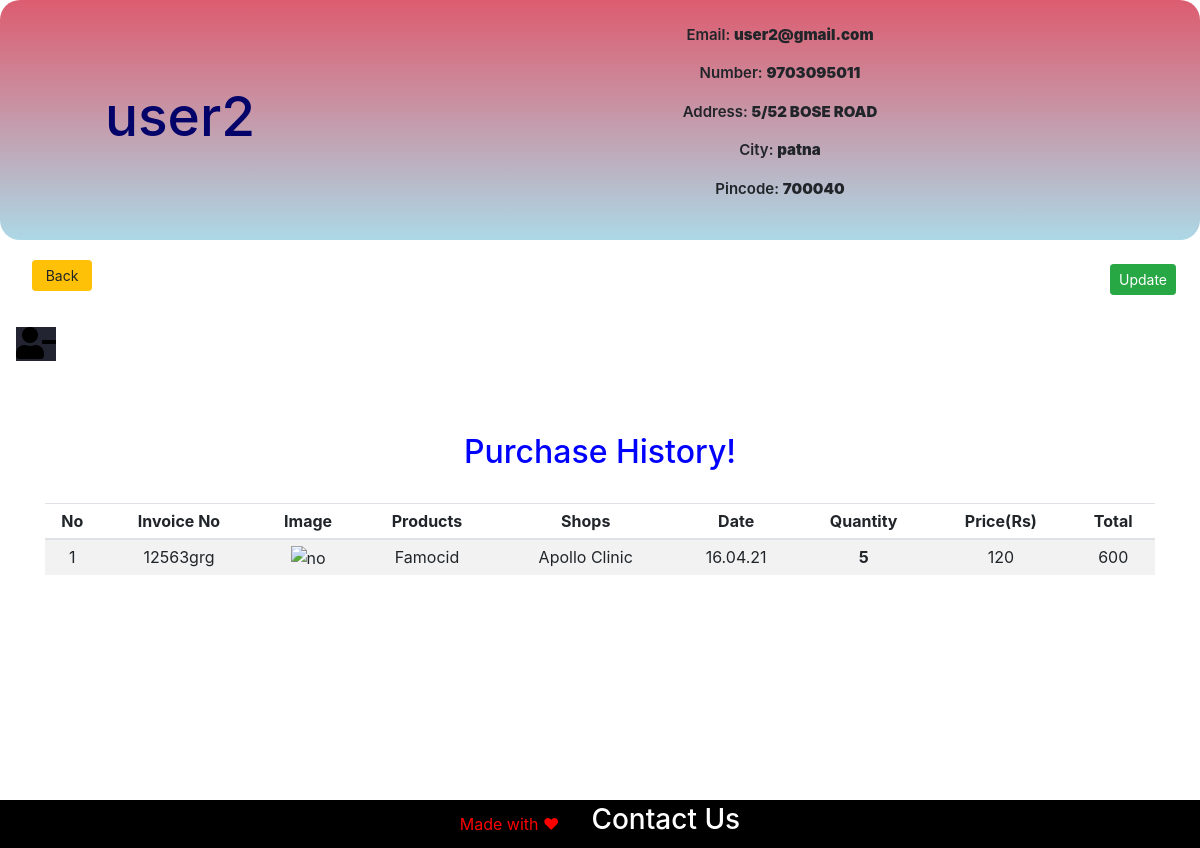
Before: /main/3/account (signed in) with the older database file.
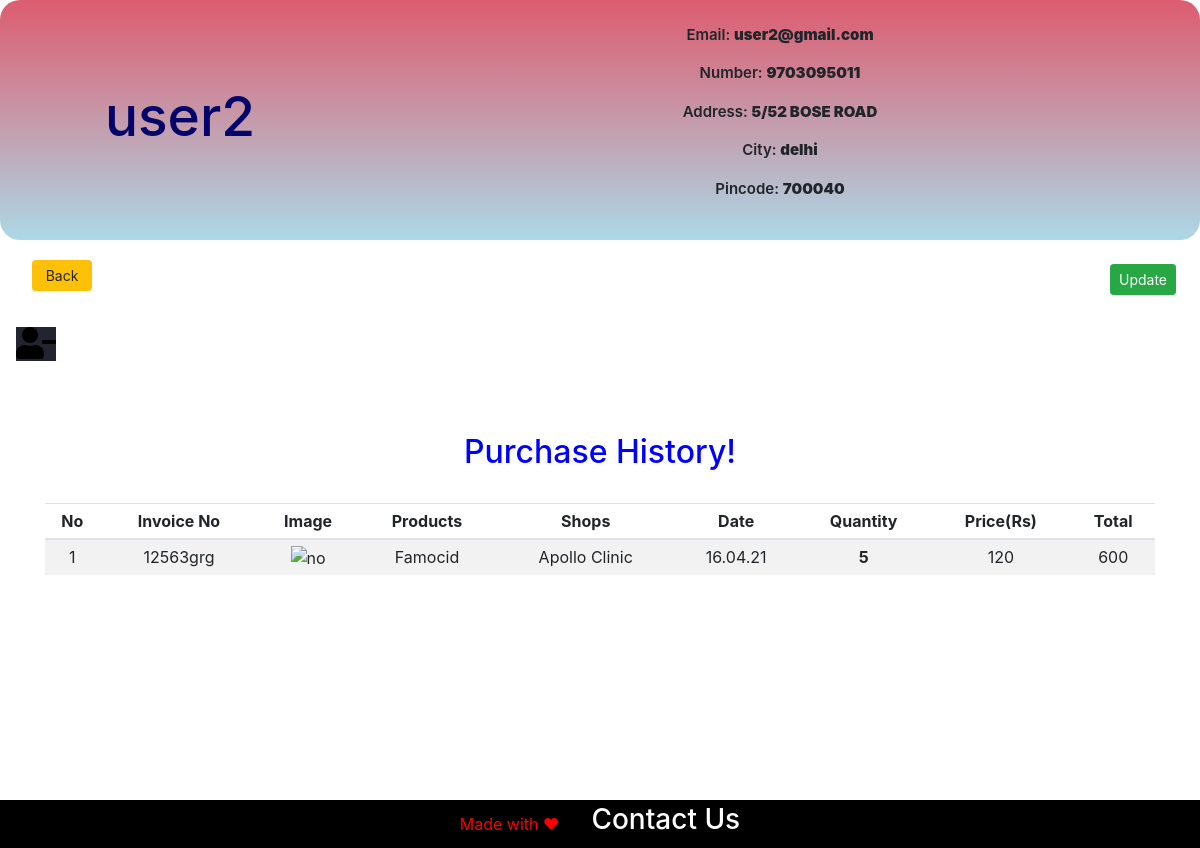
After: the same page with the newer database file.
### doormed/models.py (models this page shows, shortened)
class Register_user(db.Model, UserMixin):
    id = db.Column(db.Integer, primary_key=True)
    name = db.Column(db.String(80), unique=False, nullable=False)
    email = db.Column(db.String(120), unique=True, nullable=False)
    address = db.Column(db.String(120),  nullable=False)
    city = db.Column(db.String(80), unique=False, nullable=False)
    pincode = db.Column(db.String(10), unique=False, nullable=False)
    number = db.Column(db.String(80), unique=True, nullable=False)
    password = db.Column(db.String(120), unique=False, nullable=False)
    cartitems1 = db.relationship('CartItem', backref='Customer')

### doormed/customers/routes.py (the view)
@app.route('/main/<int:id>/account', methods= ['GET', 'POST'])
@login_required
def account(id):
    user = Register_user.query.filter_by(id = id).first()
    return render_template('customers/account.html', user = user)

### doormed/models.py (called while the page is built)
@login_seller.user_loader
def load_user(seller_id):
    return Register_seller.query.get(seller_id)

### doormed/templates/customers/account.html (shortened to what this page needs)
{% extends 'base.html' %}
{% block header %}
    <link rel="stylesheet" href="{{url_for('static', filename = 'css/index.css')}}">
    {% endblock %}
{% block content %}
    <div class="content">
        <div class="head">
            <div class="bio">
                <div class="name">
                <h2>{{user.name}}</h2>
                </div>
                <div class="intro">
                <p>Email: <b>{{user.email}}</b></p>
                <p>Number: <b>{{user.number}}</b></p>
                <p>Address: <b>{{user.address}}</b></p>
                <p>City: <b>{{user.city}}</b></p>
                <p>Pincode: <b>{{user.pincode}}</b></p>
                </div>
            </div>
        </div>
        <input class="btn btn-sm btn-warning" action="action" onclick="window.history.go(-1); return false;" type="submit" value="Back" style="width: 5%; margin-left: 2rem;"/>
        <a class="btn btn-sm btn-success float-right m-4" id="button">Update</a>
        <form method="POST" action="/main/{{user.id}}/account/delete">
            <button style="background-color: #222432; border: none;"> <i class="fas fa-user-minus fa-2x" id="out"></i></button>
            </form>
        <div class="main">
            <div class="container">
                <h2 style="color: blue; padding: 1.5rem; text-align: center;">Purchase History!</h2>
                <table class="table table-sm table-condensed table-striped table-hover" style="text-align: center";>
                    <thead>
                        <th>No</th>
                        <th>Invoice No</th>
                        <th>Image</th>
                        <th>Products</th>
                        <th>Shops</th>
                        <th>Date</th>
                        <th>Quantity</th>
                        <th>Price(Rs)</th>
                        <th>Total</th>
                    </thead>
                    <tbody>
                      <tr>
                          <td>1</td>
                       <td>12563grg</td>
                          <td><img src="" alt="no" width="40" height="30"></td>
                          <td>Famocid</td>
                          <td>Apollo Clinic</td>
                          <td>16.04.21</td>
                          <th>5</th>
                          <td>120</td>
                          <td>600</td>
                      </tr>
                    </tbody>
                </table>
            </div>
      </div>
        </div>
        <footer style="background-color: rgb(0, 0, 0); color: rgb(252, 0, 0); padding: 0.2rem; display: flex; flex-direction: row; align-items: center; justify-content: center;">Made with &#x2764
            <h3><a href="/contact" style="color: white; margin-left: 2rem;">Contact Us</a></h3>
             </footer>
{% endblock %}

Changed rows visible on the page:
changed Register_user "user2": city "patna" → "delhi"
